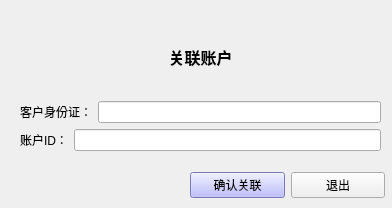
<?xml version="1.0" encoding="UTF-8"?>
<ui version="4.0">
 <class>Form</class>
 <widget class="QWidget" name="Form">
  <property name="geometry">
   <rect>
    <x>0</x>
    <y>0</y>
    <width>392</width>
    <height>208</height>
   </rect>
  </property>
  <property name="windowTitle">
   <string>Form</string>
  </property>
  <widget class="QWidget" name="">
   <property name="geometry">
    <rect>
     <x>190</x>
     <y>170</y>
     <width>195</width>
     <height>30</height>
    </rect>
   </property>
   <layout class="QHBoxLayout" name="horizontalLayout_3">
    <item>
     <widget class="QPushButton" name="pushButton">
      <property name="styleSheet">
       <string notr="true">background-color: rgb(170, 170, 255);</string>
      </property>
      <property name="text">
       <string>确认关联</string>
      </property>
     </widget>
    </item>
    <item>
     <widget class="QPushButton" name="pushButton_2">
      <property name="text">
       <string>退出</string>
      </property>
     </widget>
    </item>
   </layout>
  </widget>
  <widget class="QWidget" name="">
   <property name="geometry">
    <rect>
     <x>20</x>
     <y>20</y>
     <width>361</width>
     <height>131</height>
    </rect>
   </property>
   <layout class="QVBoxLayout" name="verticalLayout_2">
    <item>
     <widget class="QLabel" name="label">
      <property name="text">
       <string>&lt;html&gt;&lt;head/&gt;&lt;body&gt;&lt;p align=&quot;center&quot;&gt;&lt;span style=&quot; font-size:12pt; font-weight:600;&quot;&gt;关联账户&lt;/span&gt;&lt;/p&gt;&lt;/body&gt;&lt;/html&gt;</string>
      </property>
     </widget>
    </item>
    <item>
     <layout class="QVBoxLayout" name="verticalLayout">
      <item>
       <layout class="QHBoxLayout" name="horizontalLayout">
        <item>
         <widget class="QLabel" name="label_2">
          <property name="text">
           <string>客户身份证：</string>
          </property>
         </widget>
        </item>
        <item>
         <widget class="QLineEdit" name="lineEdit"/>
        </item>
       </layout>
      </item>
      <item>
       <layout class="QHBoxLayout" name="horizontalLayout_2">
        <item>
         <widget class="QLabel" name="label_3">
          <property name="text">
           <string>账户ID：</string>
          </property>
         </widget>
        </item>
        <item>
         <widget class="QLineEdit" name="lineEdit_2"/>
        </item>
       </layout>
      </item>
     </layout>
    </item>
   </layout>
  </widget>
 </widget>
 <resources/>
 <connections>
  <connection>
   <sender>pushButton_2</sender>
   <signal>clicked()</signal>
   <receiver>Form</receiver>
   <slot>close()</slot>
   <hints>
    <hint type="sourcelabel">
     <x>333</x>
     <y>199</y>
    </hint>
    <hint type="destinationlabel">
     <x>331</x>
     <y>165</y>
    </hint>
   </hints>
  </connection>
 </connections>
</ui>
